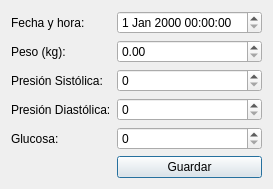
<?xml version="1.0" encoding="UTF-8"?>
<ui version="4.0">
 <class>RecordDialog</class>
 <widget class="QDialog" name="RecordDialog">
  <property name="windowTitle">
   <string>Nuevo Registro</string>
  </property>
  <layout class="QFormLayout">

   <item row="0" column="0">
    <widget class="QLabel" name="label">
     <property name="text">
      <string>Fecha y hora:</string>
     </property>
    </widget>
   </item>
   <item row="0" column="1">
    <widget class="QDateTimeEdit" name="dateTimeEdit"/>
   </item>

   <item row="1" column="0">
    <widget class="QLabel" name="label_2">
     <property name="text">
      <string>Peso (kg):</string>
     </property>
    </widget>
   </item>
   <item row="1" column="1">
    <widget class="QDoubleSpinBox" name="weightSpin"/>
   </item>

   <item row="2" column="0">
    <widget class="QLabel" name="label_3">
     <property name="text">
      <string>Presión Sistólica:</string>
     </property>
    </widget>
   </item>
   <item row="2" column="1">
    <widget class="QSpinBox" name="systolicSpin"/>
   </item>

   <item row="3" column="0">
    <widget class="QLabel" name="label_4">
     <property name="text">
      <string>Presión Diastólica:</string>
     </property>
    </widget>
   </item>
   <item row="3" column="1">
    <widget class="QSpinBox" name="diastolicSpin"/>
   </item>

   <item row="4" column="0">
    <widget class="QLabel" name="label_5">
     <property name="text">
      <string>Glucosa:</string>
     </property>
    </widget>
   </item>
   <item row="4" column="1">
    <widget class="QSpinBox" name="glucoseSpin"/>
   </item>

   <item row="5" column="1">
    <widget class="QPushButton" name="saveButton">
     <property name="text">
      <string>Guardar</string>
     </property>
    </widget>
   </item>

  </layout>
 </widget>
 <resources/>
 <connections/>
</ui>
